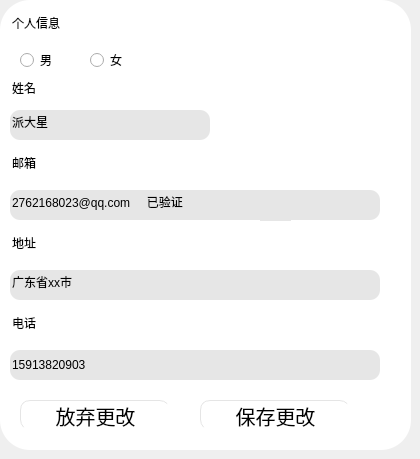
       <widget class="QWidget" name="page_6">
        <widget class="QWidget" name="widget_4" native="true">
         <property name="geometry">
          <rect>
           <x>0</x>
           <y>0</y>
           <width>411</width>
           <height>450</height>
          </rect>
         </property>
         <property name="styleSheet">
          <string notr="true">QWidget{
	background-color: rgb(255, 255, 255);
	border-radius:30px;
}
QPushButton{
	border-radius:10px;
	font:20px;
	border-left:1px solid rgb(229,229,229);
	border-top:1px solid rgb(229,229,229);
}

QPushButton:hover{
	background-color: rgb(0, 170, 255);
}

QPushButton:focus{
	background-color: rgb(0, 170, 255);
}
</string>
         </property>
         <widget class="QLineEdit" name="lineEdit_7">
          <property name="geometry">
           <rect>
            <x>10</x>
            <y>10</y>
            <width>111</width>
            <height>31</height>
           </rect>
          </property>
          <property name="text">
           <string>个人信息</string>
          </property>
         </widget>
         <widget class="QRadioButton" name="radio_nan">
          <property name="geometry">
           <rect>
            <x>20</x>
            <y>50</y>
            <width>40</width>
            <height>20</height>
           </rect>
          </property>
          <property name="text">
           <string>男</string>
          </property>
         </widget>
         <widget class="QRadioButton" name="radio_nv">
          <property name="geometry">
           <rect>
            <x>90</x>
            <y>50</y>
            <width>40</width>
            <height>20</height>
           </rect>
          </property>
          <property name="text">
           <string>女</string>
          </property>
         </widget>
         <widget class="QLineEdit" name="lineEdit_8">
          <property name="geometry">
           <rect>
            <x>10</x>
            <y>80</y>
            <width>61</width>
            <height>21</height>
           </rect>
          </property>
          <property name="text">
           <string>姓名</string>
          </property>
          <property name="readOnly">
           <bool>true</bool>
          </property>
         </widget>
         <widget class="QLineEdit" name="lineEdit_9">
          <property name="geometry">
           <rect>
            <x>10</x>
            <y>110</y>
            <width>200</width>
            <height>30</height>
           </rect>
          </property>
          <property name="styleSheet">
           <string notr="true">QLineEdit{
	border-radius:10px;
	background-color: rgb(230, 230, 230);
}</string>
          </property>
          <property name="text">
           <string>派大星</string>
          </property>
         </widget>
         <widget class="QLineEdit" name="lineEdit_10">
          <property name="geometry">
           <rect>
            <x>10</x>
            <y>150</y>
            <width>61</width>
            <height>31</height>
           </rect>
          </property>
          <property name="text">
           <string>邮箱</string>
          </property>
          <property name="readOnly">
           <bool>true</bool>
          </property>
         </widget>
         <widget class="QLineEdit" name="lineEdit_11">
          <property name="geometry">
           <rect>
            <x>10</x>
            <y>190</y>
            <width>370</width>
            <height>30</height>
           </rect>
          </property>
          <property name="styleSheet">
           <string notr="true">QLineEdit{
	border-radius:10px;
	background-color: rgb(230, 230, 230);
}</string>
          </property>
          <property name="text">
           <string>2762168023@qq.com     已验证</string>
          </property>
          <property name="readOnly">
           <bool>true</bool>
          </property>
         </widget>
         <widget class="QLineEdit" name="lineEdit_12">
          <property name="geometry">
           <rect>
            <x>10</x>
            <y>230</y>
            <width>61</width>
            <height>31</height>
           </rect>
          </property>
          <property name="text">
           <string>地址</string>
          </property>
          <property name="readOnly">
           <bool>true</bool>
          </property>
         </widget>
         <widget class="QLineEdit" name="lineEdit_13">
          <property name="geometry">
           <rect>
            <x>10</x>
            <y>270</y>
            <width>370</width>
            <height>30</height>
           </rect>
          </property>
          <property name="styleSheet">
           <string notr="true">QLineEdit{
	border-radius:10px;
	background-color: rgb(230, 230, 230);
}</string>
          </property>
          <property name="text">
           <string>广东省xx市</string>
          </property>
         </widget>
         <widget class="QLineEdit" name="lineEdit_14">
          <property name="geometry">
           <rect>
            <x>10</x>
            <y>310</y>
            <width>61</width>
            <height>31</height>
           </rect>
          </property>
          <property name="text">
           <string>电话</string>
          </property>
          <property name="readOnly">
           <bool>true</bool>
          </property>
         </widget>
         <widget class="QLineEdit" name="lineEdit_15">
          <property name="geometry">
           <rect>
            <x>10</x>
            <y>350</y>
            <width>370</width>
            <height>30</height>
           </rect>
          </property>
          <property name="styleSheet">
           <string notr="true">QLineEdit{
	border-radius:10px;
	background-color: rgb(230, 230, 230);
}</string>
          </property>
          <property name="text">
           <string>15913820903</string>
          </property>
         </widget>
         <widget class="QPushButton" name="pushButton_6">
          <property name="geometry">
           <rect>
            <x>20</x>
            <y>400</y>
            <width>150</width>
            <height>30</height>
           </rect>
          </property>
          <property name="text">
           <string>放弃更改</string>
          </property>
         </widget>
         <widget class="QPushButton" name="pushButton_7">
          <property name="geometry">
           <rect>
            <x>200</x>
            <y>400</y>
            <width>150</width>
            <height>30</height>
           </rect>
          </property>
          <property name="text">
           <string>保存更改</string>
          </property>
         </widget>
         <widget class="QLabel" name="label_2">
          <property name="geometry">
           <rect>
            <x>260</x>
            <y>190</y>
            <width>31</width>
            <height>31</height>
           </rect>
          </property>
          <property name="styleSheet">
           <string notr="true">QLabel{
	
	background-color: rgb(230, 230, 230);
}</string>
          </property>
          <property name="text">
           <string/>
          </property>
          <property name="pixmap">
           <pixmap resource="images.qrc">:/dui.png</pixmap>
          </property>
          <property name="scaledContents">
           <bool>true</bool>
          </property>
         </widget>
        </widget>
       </widget>
